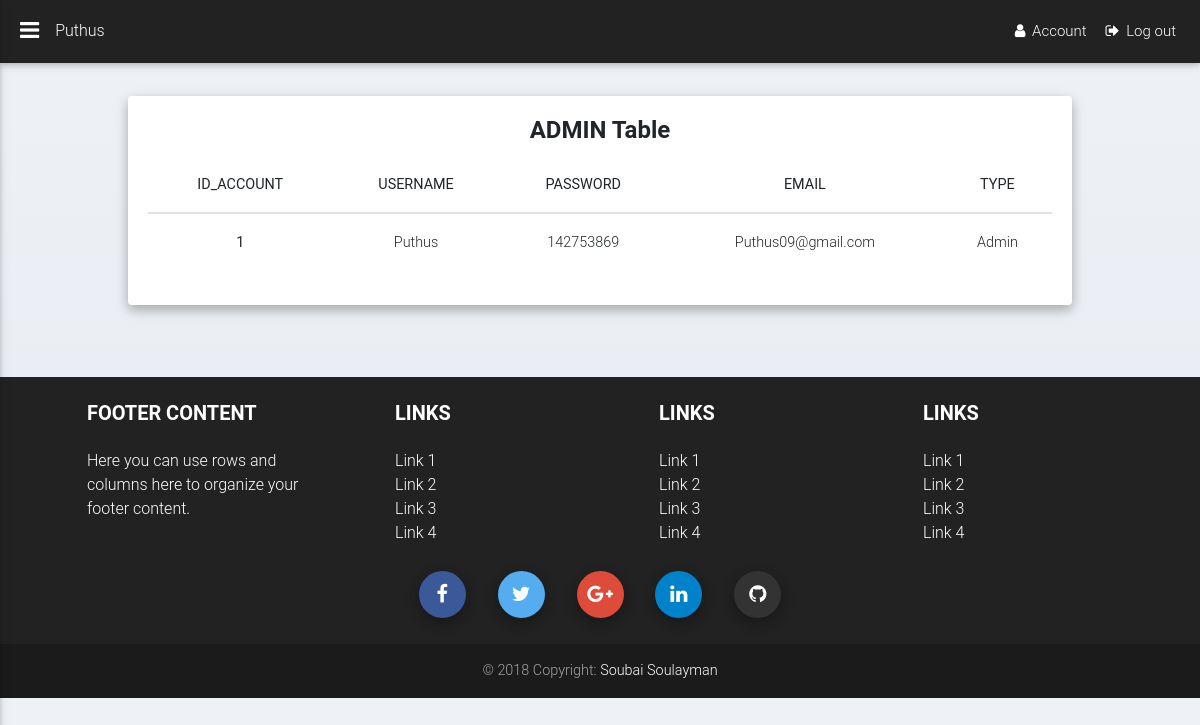
/Admin_Lists.php (signed in), run on the app's committed database.
### tables this page shows
CREATE TABLE Account(
        id_account int (11) Auto_increment  NOT NULL ,
        username   Varchar (50) ,
        password   Varchar (50) ,
        email      Varchar (50) ,
        type       Varchar (25) ,
        PRIMARY KEY (id_account )
);

### list_form.php (the view, shortened to what this page needs)
<?php
function show_list($tablename,$who){
	$conn = $GLOBALS['conn'];
	$sql = "select * from ".$tablename." where type = '".$who."'" ;
	$result = $conn->query($sql);
	echo'<h4 class="card-title"><strong>'.strtoupper($who).' Table</strong></h4>';
	echo '<table class="table table-hover"><thead><tr>';
	for ($i=0; $i < $conn->field_count; $i++) {
		$meta = mysqli_fetch_field_direct($result,$i);
		echo '<th>' . strtoupper($meta->name) .'</th>';
	}
	echo '</tr></thead><tbody>';
	while ($row = mysqli_fetch_row($result)) {
		echo '<tr><th scope="row">'.$row[0];
		for ($i=1; $i < $conn->field_count; $i++) {
			echo '<td>'.$row[$i].'</td>';
		}
		echo '</tr>';
	}
	echo '</tbody></table>';
}
?>

### Header.php (shortened to what this page needs)
<!DOCTYPE html>
<html lang="en">
<head>
    <link rel="stylesheet" href="css/font-awesome.css">
    <link href="css/bootstrap.min.css" rel="stylesheet">
    <link href="css/mdb.min.css" rel="stylesheet">
    <link href="css/Admin.css" rel="stylesheet">
</head>
<body class="fixed-sn black-skin">
    <header>
        <nav class="navbar fixed-top navbar-toggleable-md navbar-expand-lg scrolling-navbar double-nav">
            <div class="float-left">
                <a href="#" data-activates="slide-out" class="button-collapse">
                    <i class="fa fa-bars"></i>
                </a>
            </div>
            <div class="breadcrumb-dn mr-auto">
                <p>
                    <?php echo $_SESSION["User"];?>
                </p>
            </div>
            <ul class="nav navbar-nav nav-flex-icons ml-auto">
                <li class="nav-item">
                    <a class="nav-link">
                        <i class="fa fa-user"></i>
                        <span class="clearfix d-none d-sm-inline-block">Account</span>
                    </a>
                </li>
                <li class="nav-item">
                    <form id="logout" action="logout.php" method="post">
                        <a class="nav-link" onclick="submitlogout()">
                            <i class="fa fa-sign-out"></i>
                            <span class="clearfix d-none d-sm-inline-block">Log out</span>
                        </a>
                    </form>
                </li>
            </ul>
        </nav>
    </header>

### Admin_Lists.php (shortened to what this page needs)
<?php require 'Header.php'; ?>
<?php require 'list_form.php'; ?>
<main>
    <div id="" class="container-fluid text-center">
        <div class="card card-cascade wider reverse my-4 pb-5">
            <div class="card-body text-center wow fadeIn" data-wow-delay="0.2s">
                <?php show_list("account","Admin") ?>
            </div>
        </div>
    </div>
</main>
<?php require 'Footer.php'; ?>

### Footer.php (shortened to what this page needs)
<footer class="page-footer text-center text-md-left pt-4">
<div class="container-fluid">
    <div class="row">
        <div class="col-md-3">
            <h5 class="text-uppercase font-weight-bold mb-4">Footer Content</h5>
            <p>Here you can use rows and columns here to organize your footer content.</p>
        </div>
        <div class="col-md-2 mx-auto">
            <h5 class="text-uppercase font-weight-bold mb-4">Links</h5>
            <ul class="list-unstyled">
                <li>
                    <a href="#">Link 1</a>
                </li>
                <li>
                    <a href="#">Link 2</a>
                </li>
                <li>
                    <a href="#">Link 3</a>
                </li>
                <li>
                    <a href="#">Link 4</a>
                </li>
            </ul>
        </div>
        <div class="col-md-2 mx-auto">
            <h5 class="text-uppercase font-weight-bold mb-4">Links</h5>
            <ul class="list-unstyled">
                <li>
                    <a href="#">Link 1</a>
                </li>
                <li>
                    <a href="#">Link 2</a>
                </li>
                <li>
                    <a href="#">Link 3</a>
                </li>
                <li>
                    <a href="#">Link 4</a>
                </li>
            </ul>
        </div>
        <div class="col-md-2 mx-auto">
            <h5 class="text-uppercase font-weight-bold mb-4">Links</h5>
            <ul class="list-unstyled">
                <li>
                    <a href="#">Link 1</a>
                </li>
                <li>
                    <a href="#">Link 2</a>
                </li>
                <li>
                    <a href="#">Link 3</a>
                </li>
                <li>
                    <a href="#">Link 4</a>
                </li>
            </ul>
        </div>
    </div>
</div>
<div class="social-section text-center">
    <ul class="list-unstyled list-inline">
        <li class="list-inline-item">
            <a class="btn-floating btn-fb" href="https://www.facebook.com/Puthus09">
                <i class="fa fa-facebook"> </i>
            </a>
        </li>
        <li class="list-inline-item">
            <a class="btn-floating btn-tw" href="https://twitter.com/Synith09">
                <i class="fa fa-twitter"> </i>
            </a>
        </li>
        <li class="list-inline-item">
            <a class="btn-floating btn-gplus" href="https://plus.google.com/u/0/+SoulaymanSoubai">
                <i class="fa fa-google-plus"> </i>
            </a>
        </li>
        <li class="list-inline-item">
            <a class="btn-floating btn-li" href="https://www.linkedin.com/in/soulayman-soubai-31b347134/">
                <i class="fa fa-linkedin"> </i>
            </a>
        </li>
        <li class="list-inline-item">
            <a class="btn-floating btn-git " href="https://github.com/Puthus">
                <i class="fa fa-github"> </i>
            </a>
        </li>
    </ul>
</div>
<div class="footer-copyright py-3 text-center">
    <div class="container-fluid">
        © 2018 Copyright:
        <a href=""> Soubai Soulayman </a>
    </div>
</div>
</footer>
</body>
</html>

### css/Admin.css (style rules this page uses)
body { height: 100%; background-image: linear-gradient(to top, #e6e9f0 0%, #eef1f5 100%); }

### data on the page
account: id_account "1", username "Puthus", password "142753869", email "Puthus09@gmail.com", type "Admin"

### other printed values
$_SESSION["User"] "Puthus"
$who "ADMIN"
$meta->name "ID_ACCOUNT"
$meta->name "USERNAME"
$meta->name "PASSWORD"
$meta->name "EMAIL"
$meta->name "TYPE"
